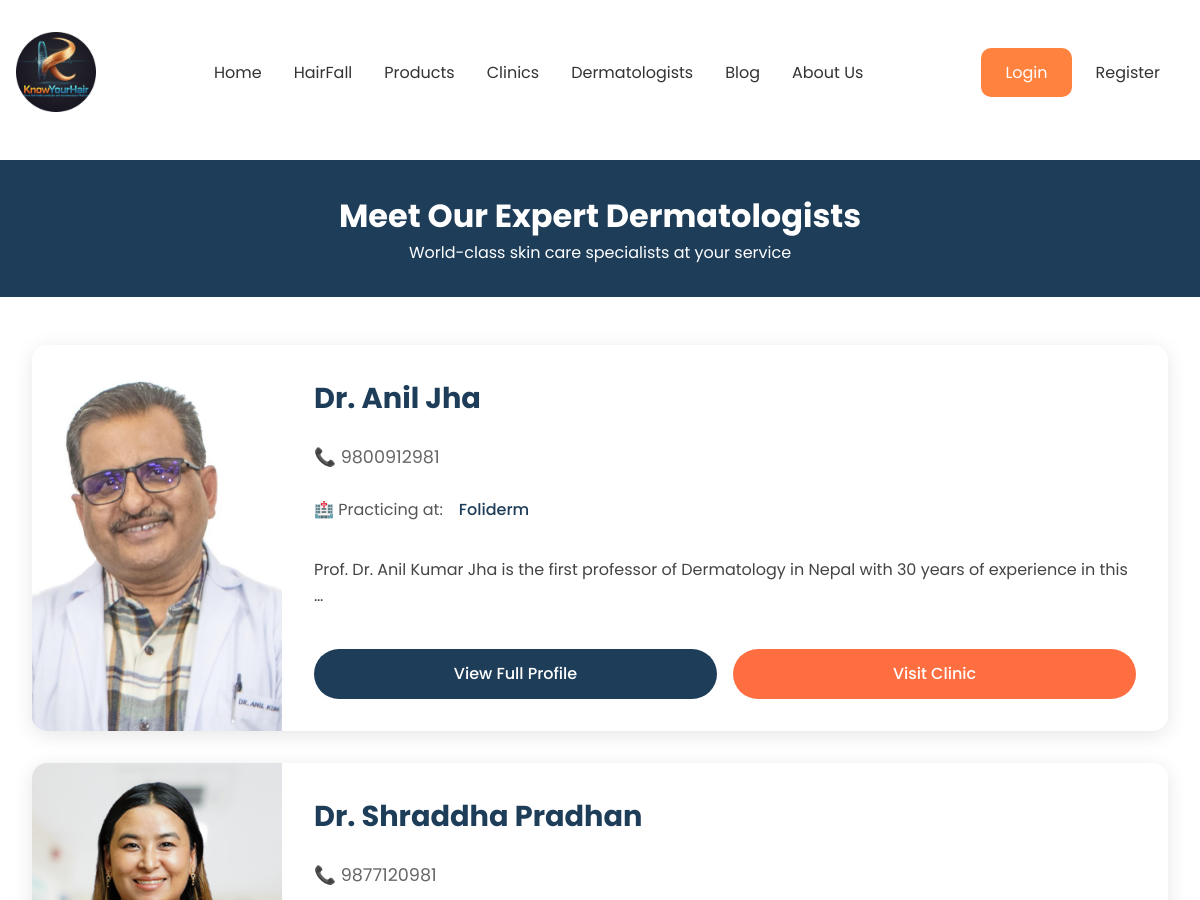
Page /clinic/dermatologists/ (upper part) on the earlier database version.
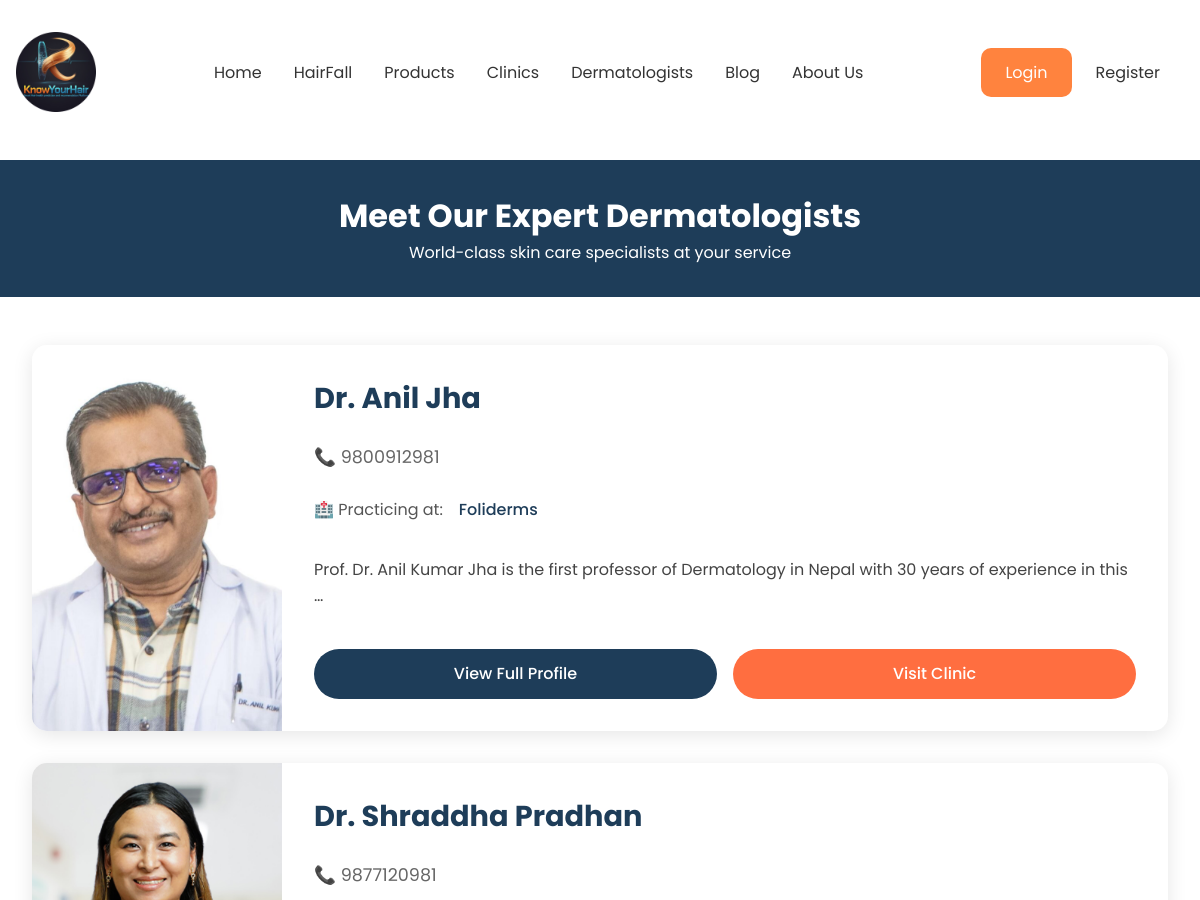
Same page on the later database version.
### clinic/models.py (models this page shows, shortened)
class Dermatologist(models.Model):
    id = models.AutoField(primary_key=True)
    first_name = models.CharField(max_length=100)
    last_name = models.CharField(max_length=100)
    About = models.TextField()
    image = models.ImageField(upload_to='dermatologist_images/', default='default.jpg')
    clinic = models.ForeignKey(Clinic, on_delete=models.CASCADE, related_name="dermatologists")
    phoneNum = models.CharField(max_length=100)
    total_experience = models.IntegerField()

class Clinic(models.Model):
    STATUS_CHOICES = [
        ('Pending', 'Pending'),
        ('Approved', 'Approved'),
        ('Rejected', 'Rejected'),
    ]
    id = models.AutoField(primary_key=True)
    name = models.CharField(max_length=100)
    description = models.TextField()
    date_posted = models.DateTimeField(default=timezone.now)
    author = models.ForeignKey(User, on_delete=models.CASCADE)
    image = models.ImageField(upload_to='clinics_images/',default='default.jpg',)
    address = models.CharField(max_length=100)
    opening_time = models.CharField(max_length=100)
    closing_time = models.CharField(max_length=100)
    phoneNum = models.CharField(max_length=100)
    status = models.CharField(max_length=15, choices=STATUS_CHOICES, default='Pending')

### clinic/views.py (the view)
# urls.py: path('dermatologists/', AllDermatologistListView.as_view(), name='dermatologist'),
class AllDermatologistListView(ListView):
    model = Dermatologist
    template_name = 'clinic/Dermatologist.html'
    context_object_name = 'dermatologists'
    paginate_by = 6
    def get_queryset(self):
        return Dermatologist.objects.all().select_related('clinic')

### clinic/templates/clinic/Dermatologist.html (shortened to what this page needs)
{% extends 'base/base.html' %}
{% load static %}
{% block dermatologist_page_css %}
<link rel="stylesheet" type="text/css" href="{% static 'clinic/css/dermatologist_page.css' %}">
{% endblock %}
{% block search_css %}
<link rel="stylesheet" type="text/css" href="{% static 'product/css/searchBar.css' %}">
{% endblock %}
{% block content %}
    <header class="header">
        <h1>Meet Our Expert Dermatologists</h1>
        <p>World-class skin care specialists at your service</p>
    </header>
        <div class="container-derma">
        <div class="doctor-cards">
            {% for dermatologist in dermatologists %}
                {% if dermatologist.clinic.status == 'Approved' %}
                <div class="doctor-card">
                    <div class="doctor-image">
                        {% if dermatologist.image %}
                            <img src="{{ dermatologist.image.url }}" alt="Dr. {{ dermatologist.first_name }} {{ dermatologist.last_name }}">
                        {% else %}
                            <img src="/api/placeholder/250/300" alt="Dr. {{ dermatologist.first_name }} {{ dermatologist.last_name }}">
                        {% endif %}
                    </div>
                    <div class="doctor-info">
                        <h2 class="doctor-name">Dr. {{ dermatologist.first_name }} {{ dermatologist.last_name }}</h2>
                        <div class="doctor-contact">📞 {{ dermatologist.phoneNum }}</div>
                        <div class="doctor-clinic">
                            <span>🏥 Practicing at:</span>
                            <a href="{% url 'clinic-detail' dermatologist.clinic.id %}" class="clinic-link">
                                {{ dermatologist.clinic.name }}
                            </a>
                        </div>
                        <p class="doctor-about">{{ dermatologist.About|truncatewords:20 }}</p>
                        <div class="action-buttons">
                            <a href="{% url 'dermatologist-detail' dermatologist.id %}" class="view-profile">View Full Profile</a>
                            <a href="{% url 'clinic-detail' dermatologist.clinic.id %}" class="visit-clinic">Visit Clinic</a>
                        </div>
                    </div>
                </div>
    {% endif %}
            {% empty %}
                <p>No dermatologists found.</p>
            {% endfor %}
        </div>
    </div>
{% endblock content %}

Differences in the rows shown:
changed through a linked row, Dermatologist "Anil": clinic.name "Foliderm" → "Foliderms"
